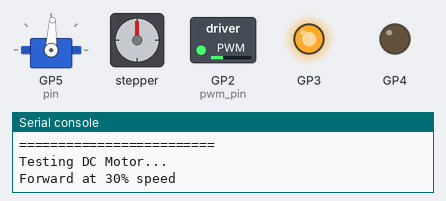
The program below on a simulated Raspberry Pi Pico running MicroPython. On the bench: servo, stepper motor, switched loads named in the program (green lamp = pin HIGH), output pins drawn as LEDs (lit = HIGH), the last lines printed to the serial console. The stepper is drawn at 200 steps a turn; servo angles are drawn from the pulse width (0.5 ms = 0°, 2.5 ms = 180°); pins used as bus, display or sensor lines are not drawn. At 20.9 s the program stops and its outputs stay as they are.

Above: at 0.1 s.
At 2.1 s:
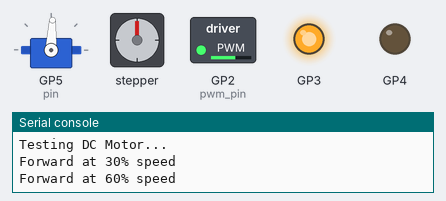
At 4.1 s:
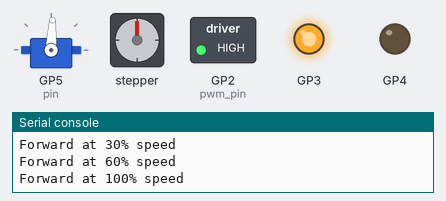
At 7.1 s:
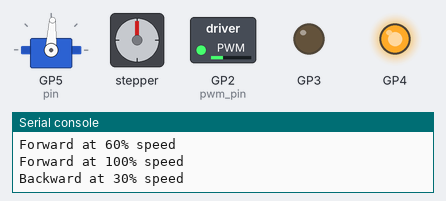
At 11.1 s:
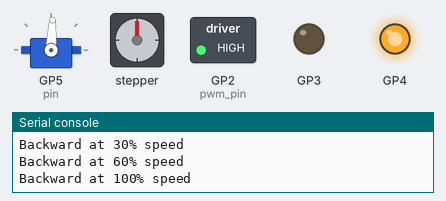
At 20.9 s:
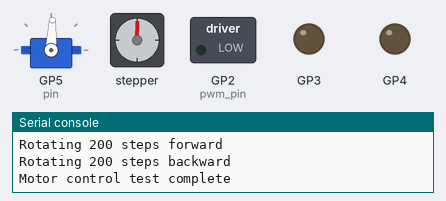
Timing chart, 0 to 22.4 s (numbered marks = the images above):
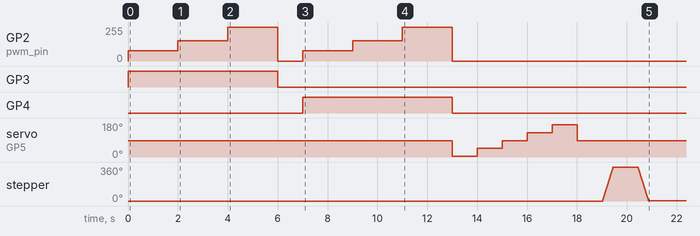

Measured:
- by itself, stepper: turns 358° clockwise in 0.42 s, then 2° clockwise in 0.00 s, then 358° counter-clockwise in 0.42 s

The program:

motor_control.py
```python
from machine import Pin, PWM
import time
import math

class MotorController:
    """Simple DC motor controller using PWM and direction pins"""

    def __init__(self, pwm_pin, dir_pin1, dir_pin2, freq=1000):
        self.pwm = PWM(Pin(pwm_pin))
        self.pwm.freq(freq)
        self.dir1 = Pin(dir_pin1, Pin.OUT)
        self.dir2 = Pin(dir_pin2, Pin.OUT)
        self.stop()

    def forward(self, speed):
        """Move motor forward with given speed (0-100)"""
        self.dir1.value(1)
        self.dir2.value(0)
        duty = int((speed / 100) * 65535)
        self.pwm.duty_u16(duty)

    def backward(self, speed):
        """Move motor backward with given speed (0-100)"""
        self.dir1.value(0)
        self.dir2.value(1)
        duty = int((speed / 100) * 65535)
        self.pwm.duty_u16(duty)

    def stop(self):
        """Stop the motor"""
        self.dir1.value(0)
        self.dir2.value(0)
        self.pwm.duty_u16(0)

    def brake(self):
        """Brake the motor (short both terminals)"""
        self.dir1.value(1)
        self.dir2.value(1)
        self.pwm.duty_u16(65535)

class ServoController:
    """Servo motor controller using PWM"""

    def __init__(self, pin, freq=50, min_us=544, max_us=2400):
        self.pwm = PWM(Pin(pin))
        self.pwm.freq(freq)
        self.min_us = min_us
        self.max_us = max_us
        self.set_angle(90)  # Center position

    def set_angle(self, angle):
        """Set servo angle (0-180 degrees)"""
        angle = max(0, min(180, angle))
        pulse_us = self.min_us + (angle / 180) * (self.max_us - self.min_us)
        duty = int((pulse_us / 20000) * 65535)  # 20ms period
        self.pwm.duty_u16(duty)

    def set_microseconds(self, us):
        """Set servo position directly in microseconds"""
        us = max(self.min_us, min(self.max_us, us))
        duty = int((us / 20000) * 65535)
        self.pwm.duty_u16(duty)

class StepperController:
    """Simple stepper motor controller (4-wire)"""

    def __init__(self, pin1, pin2, pin3, pin4, delay_ms=2):
        self.pins = [Pin(pin1, Pin.OUT), Pin(pin2, Pin.OUT),
                     Pin(pin3, Pin.OUT), Pin(pin4, Pin.OUT)]
        self.delay_ms = delay_ms
        self.position = 0

        # Step sequence for full step mode
        self.sequence = [
            [1, 0, 0, 0],
            [0, 1, 0, 0],
            [0, 0, 1, 0],
            [0, 0, 0, 1]
        ]

    def step(self, direction=1):
        """Perform one step (direction: 1=forward, -1=backward)"""
        step_index = self.position % len(self.sequence)

        for i, pin in enumerate(self.pins):
            pin.value(self.sequence[step_index][i])

        self.position += direction
        time.sleep_ms(self.delay_ms)

    def rotate(self, steps, direction=1):
        """Rotate by specified number of steps"""
        for _ in range(abs(steps)):
            self.step(direction if steps > 0 else -direction)

    def stop(self):
        """Stop and disable all coils"""
        for pin in self.pins:
            pin.value(0)

def main():
    """Main motor control example"""
    print("Motor Control Example")
    print("=" * 25)

    # Initialize motors
    dc_motor = MotorController(pwm_pin=2, dir_pin1=3, dir_pin2=4)
    servo = ServoController(pin=5)
    stepper = StepperController(pin1=6, pin2=7, pin3=8, pin4=9)

    print("Testing DC Motor...")
    # Test DC motor
    for speed in [30, 60, 100]:
        print(f"Forward at {speed}% speed")
        dc_motor.forward(speed)
        time.sleep(2)

    dc_motor.stop()
    time.sleep(1)

    for speed in [30, 60, 100]:
        print(f"Backward at {speed}% speed")
        dc_motor.backward(speed)
        time.sleep(2)

    dc_motor.stop()
    print("DC motor test complete")

    print("\nTesting Servo Motor...")
    # Test servo motor
    angles = [0, 45, 90, 135, 180, 90]
    for angle in angles:
        print(f"Moving to {angle} degrees")
        servo.set_angle(angle)
        time.sleep(1)

    print("Servo test complete")

    print("\nTesting Stepper Motor...")
    # Test stepper motor
    print("Rotating 200 steps forward")
    stepper.rotate(200, direction=1)
    time.sleep(1)

    print("Rotating 200 steps backward")
    stepper.rotate(200, direction=-1)
    stepper.stop()

    print("Motor control test complete")

def smooth_servo_sweep():
    """Smooth servo sweep demonstration"""
    print("Smooth Servo Sweep Demo")
    servo = ServoController(pin=5)

    try:
        while True:
            # Smooth sweep using sine wave
            for i in range(360):
                angle = 90 + 45 * math.sin(math.radians(i * 2))
                servo.set_angle(angle)
                time.sleep_ms(20)
    except KeyboardInterrupt:
        servo.set_angle(90)  # Return to center
        print("\nServo sweep stopped")

if __name__ == "__main__":
    main()
    # Uncomment for smooth servo demo:
    # smooth_servo_sweep()
```
